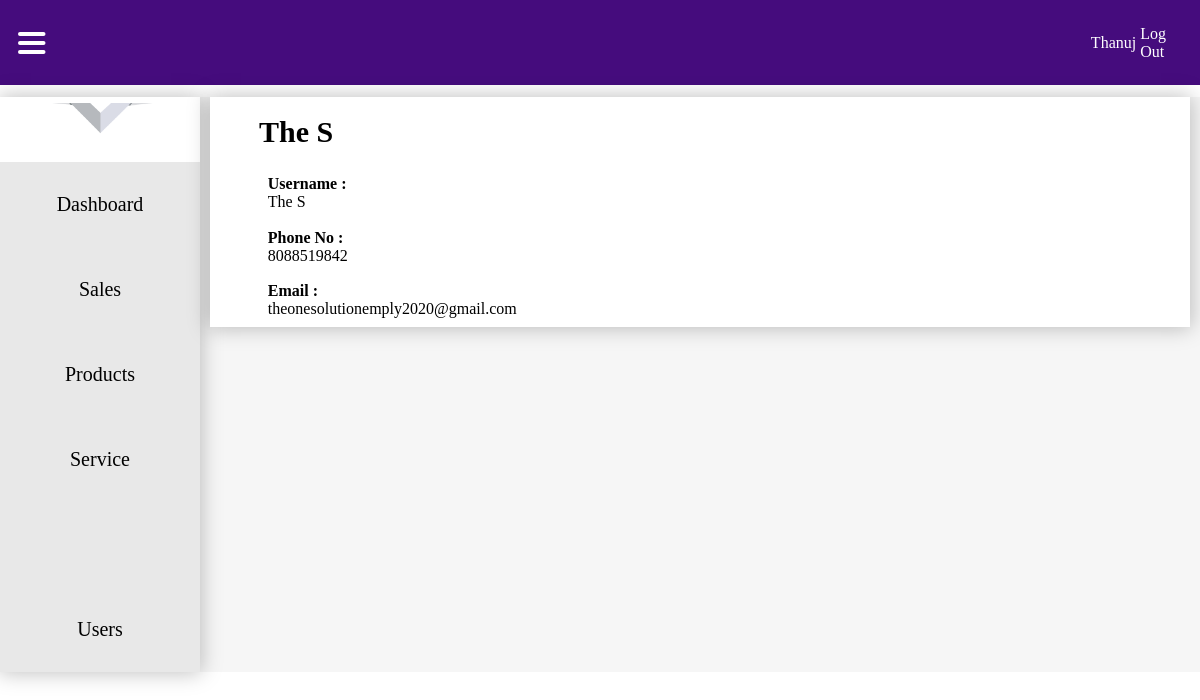
Screenshot of /servicedeskuser/serviceusersdetail/4 (signed in) with the database file from the repository.
### mainapp/models.py (models this page shows, shortened)
class User(AbstractUser):
    is_admin = models.BooleanField(default=False)
    is_sales_login = models.BooleanField(default=False)
    is_service_desk = models.BooleanField(default=False)
    is_technician = models.BooleanField(default=False)

class ServiceDeskUser(models.Model):
    user = models.OneToOneField(User, on_delete=models.CASCADE)
    admin = models.ForeignKey(UserProfile, on_delete=models.CASCADE)
    service_desk_name = models.CharField(max_length=100)
    service_desk_email = models.EmailField()
    service_desk_phone = models.CharField(max_length=10)

### servicedeskuser/views.py (the view)
# urls.py: path('serviceusersdetail/<int:pk>', ServiceUserDetailView.as_view(), name='serviceusersdetail'),
class ServiceUserDetailView(AdminAndLoginRequiredMixin, DetailView):
    template_name = "serviceuserdetail.html"
    context_object_name = "servicelogin"
    def get_queryset(self):
        return ServiceDeskUser.objects.all()

### saleuser/mixins.py (called while the page is built)
    def dispatch(self, request, *args, **kwargs):
        if not request.user.is_authenticated or not request.user.is_admin:
            return redirect("login")
        return super().dispatch(request, *args, **kwargs)

### servicedeskuser/templates/serviceuserdetail.html (shortened to what this page needs)
{% load static %}
{% if request.user.is_authenticated %}
<!DOCTYPE html>
<html lang="en">
<head>
    <link rel="stylesheet" href="{% static 'css/dashboard.css' %}">
</head>
<body>
     <nav>
        <div class="menu" >
            <img src="{% static 'icons/hamburger menu.svg' %}" alt="" onclick="toggleNavigation()">
        </div>
        <ul>
            <li>
                {% if request.user.is_authenticated %}
                <a href="">{{ request.user.username }}</a>
                <a href="{% url 'logout' %}">Log Out</a>
                {% else %}
                <a href="">Profile</a>
                <img src="{% static 'icons/dropdownarrowsvg.svg' %}" alt="">
                {% endif %}
            </li>
        </ul>
    </nav>
    <div class="contentholder">
        <div class="navigation">
            <img class="logo" src="{% static 'icons/Vivin-construction-and-engineering-logo.png' %}" alt="">
            <div class="tabholder">
                {% if request.user.is_admin %}
                <div class="nav-tab" id="dashboard-tab" onclick="toggleActive(this)">
                    <a href="{% url 'dashboard' %}">Dashboard</a>
                </div>
                {% endif %}
                {% if request.user.is_sales_login or request.user.is_admin %}
                <div class="nav-tab" onclick="toggleActive(this)">
                    <a href="{% url 'customerlist' %}">Sales</a>
                </div>
                <div class="nav-tab" onclick="toggleActive(this)">
                    <a href="">Products</a>
                </div>
                {% endif %}
                {% if request.user.is_service_desk or request.user.is_admin %}
                <div class="nav-tab" onclick="toggleActive(this)">
                    <a href="">Service</a>
                </div>
                {% endif %}
                <div class="nav-tab" onclick="toggleActive(this)">
                    <a href=""></a>
                </div>
                {% if request.user.is_admin %}
                <div class="nav-tab" onclick="toggleActive(this)">
                    <a href="">Users</a>
                </div>
                {% endif %}
            </div>
        </div>
        <div class="displayboard">
            <div class="whiteboard">
                <div class="alignmentmaker">
                    <h3>{{ servicelogin.service_desk_name }}</h3>
                    <div class="customerdetailholder">
                        <p><b>Username :</b> {{ servicelogin.service_desk_name }}</p>
                        <p><b>Phone No :</b> {{ servicelogin.service_desk_phone }} </p>
                        <p><b>Email :</b> {{ servicelogin.service_desk_email }} </p>
                    </div>
                </div>
            </div>
        </div>
    </div>
{% endif %}
</body>
</html>

### static/css/dashboard.css (style rules this page uses)
* { margin: 0; padding: 0; font-family: Montserrat; }
nav { background: #450C7D; width: 100%; height: 85px; display: flex; justify-content: right; align-items: center; }
nav img { margin-left: 3%; }
nav ul { width: 100%; display: flex; align-items: center; justify-content: flex-end; }
nav ul li { margin: 2%; display: flex; align-items: center; justify-content: flex-end; }
nav ul li a { text-decoration: none; color: white; font-family: Montserrat; }
.contentholder { width: 100%; display: flex; align-items: start; justify-content: center; background: #F6F6F6; margin-top: 1%; }
.navigation { width: 20%; height: 100%; background: #FFF; box-shadow: 0px 0px 20px 1px rgba(0, 0, 0, 0.25); display: grid; align-items: center; justify-items: center; transition: width 0.5s ease-in-out; }
.logo { margin: 3%; width: 80%; }
.displayboard { width: 100%; display: grid; align-items: start; justify-items: center; transition: width 0.5s ease-in-out; }
.menu { width: 100%; display: flex; align-items: center; justify-content: left; height: 100%; }
.menu img { margin: 3% 5% 3% 3%; cursor: pointer; }
.nav-tab { width: 100%; height: 85px; display: flex; align-items: center; justify-content: center; background: #E8E8E8; cursor: pointer; transition: .3s ease-in-out; }
.nav-tab a { text-decoration: none; color: black; text-align: center; font-size: 20px; color: black; width: 100%; height: 100%; display: flex; align-items: center; justify-content: center; }
.tabholder { width: 100%; }
.whiteboard { width: 98%; background: white; box-shadow: 0px 0px 20px 1px rgba(0, 0, 0, 0.25); display: flex; align-items: start; justify-content: center; }
.alignmentmaker { width: 90%; display: grid; align-items: start; justify-items: center; }
.alignmentmaker h3 { font-size: 30px; margin: 2% 0% 2% 0%; width: 100%; }
p { display: grid; align-items: center; justify-items: left; width: 40%; margin: 3%; }
a { margin: 2%; }
.customerdetailholder { width: 100%; display: grid; align-items: center; justify-items: start; grid-auto-flow: dense; }
.customerdetailholder p { margin: 1%; }

### rows the page displays
User: user.username "Thanuj"
ServiceDeskUser: service_desk_name "The S", service_desk_phone "8088519842", service_desk_email "theonesolutionemply2020@gmail.com"
